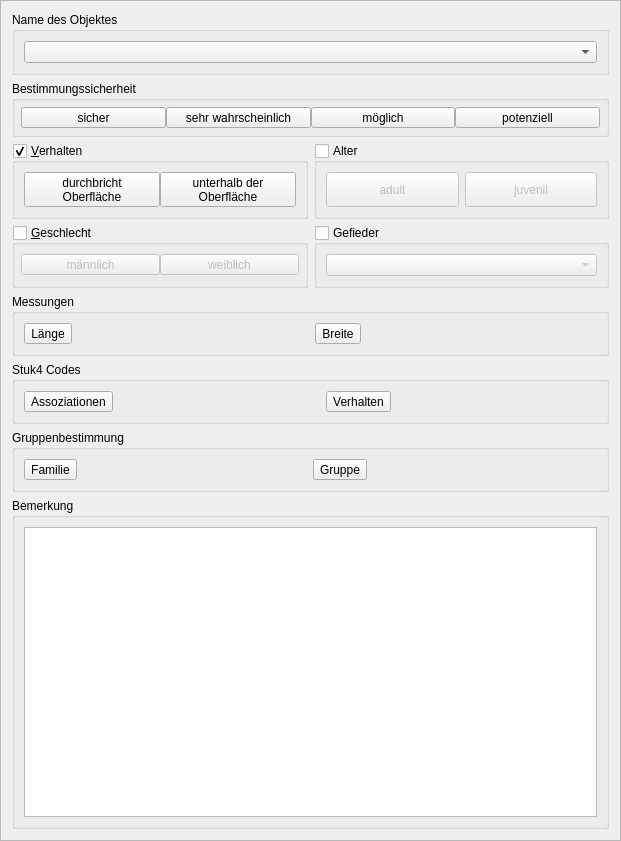
<?xml version="1.0" encoding="UTF-8"?>
<ui version="4.0">
 <class>CensusMammal</class>
 <widget class="QFrame" name="CensusMammal">
  <property name="geometry">
   <rect>
    <x>0</x>
    <y>0</y>
    <width>621</width>
    <height>841</height>
   </rect>
  </property>
  <property name="windowTitle">
   <string>Frame</string>
  </property>
  <property name="frameShape">
   <enum>QFrame::StyledPanel</enum>
  </property>
  <property name="frameShadow">
   <enum>QFrame::Raised</enum>
  </property>
  <layout class="QVBoxLayout" name="verticalLayout">
   <item>
    <widget class="QGroupBox" name="groupbox_name">
     <property name="title">
      <string>Name des Objektes</string>
     </property>
     <layout class="QHBoxLayout" name="horizontalLayout_11">
      <item>
       <widget class="QComboBox" name="combobox_name"/>
      </item>
     </layout>
    </widget>
   </item>
   <item>
    <widget class="QGroupBox" name="groupbox_confidence">
     <property name="title">
      <string>Bestimmungssicherheit</string>
     </property>
     <property name="flat">
      <bool>false</bool>
     </property>
     <layout class="QHBoxLayout" name="horizontalLayout">
      <property name="spacing">
       <number>0</number>
      </property>
      <property name="leftMargin">
       <number>6</number>
      </property>
      <property name="topMargin">
       <number>6</number>
      </property>
      <property name="rightMargin">
       <number>6</number>
      </property>
      <property name="bottomMargin">
       <number>6</number>
      </property>
      <item>
       <widget class="QToolButton" name="button_confidence_1">
        <property name="sizePolicy">
         <sizepolicy hsizetype="Preferred" vsizetype="Fixed">
          <horstretch>0</horstretch>
          <verstretch>0</verstretch>
         </sizepolicy>
        </property>
        <property name="text">
         <string>sicher</string>
        </property>
        <property name="dbvalue" stdset="0">
         <string>1</string>
        </property>
       </widget>
      </item>
      <item>
       <widget class="QToolButton" name="button_confidence_2">
        <property name="sizePolicy">
         <sizepolicy hsizetype="Preferred" vsizetype="Fixed">
          <horstretch>0</horstretch>
          <verstretch>0</verstretch>
         </sizepolicy>
        </property>
        <property name="text">
         <string>sehr wahrscheinlich</string>
        </property>
        <property name="dbvalue" stdset="0">
         <string>2</string>
        </property>
       </widget>
      </item>
      <item>
       <widget class="QToolButton" name="button_confidence_3">
        <property name="sizePolicy">
         <sizepolicy hsizetype="Preferred" vsizetype="Fixed">
          <horstretch>0</horstretch>
          <verstretch>0</verstretch>
         </sizepolicy>
        </property>
        <property name="text">
         <string>möglich</string>
        </property>
        <property name="dbvalue" stdset="0">
         <string>3</string>
        </property>
       </widget>
      </item>
      <item>
       <widget class="QToolButton" name="button_confidence_4">
        <property name="sizePolicy">
         <sizepolicy hsizetype="Preferred" vsizetype="Fixed">
          <horstretch>0</horstretch>
          <verstretch>0</verstretch>
         </sizepolicy>
        </property>
        <property name="text">
         <string>potenziell</string>
        </property>
        <property name="dbvalue" stdset="0">
         <string>4</string>
        </property>
       </widget>
      </item>
     </layout>
    </widget>
   </item>
   <item>
    <widget class="QWidget" name="widget_2" native="true">
     <layout class="QHBoxLayout" name="horizontalLayout_10">
      <property name="leftMargin">
       <number>0</number>
      </property>
      <property name="topMargin">
       <number>0</number>
      </property>
      <property name="rightMargin">
       <number>0</number>
      </property>
      <property name="bottomMargin">
       <number>0</number>
      </property>
      <item>
       <widget class="QGroupBox" name="groupbox_behaviour">
        <property name="sizePolicy">
         <sizepolicy hsizetype="Preferred" vsizetype="Preferred">
          <horstretch>1</horstretch>
          <verstretch>0</verstretch>
         </sizepolicy>
        </property>
        <property name="title">
         <string>&amp;Verhalten</string>
        </property>
        <property name="checkable">
         <bool>true</bool>
        </property>
        <property name="checked">
         <bool>true</bool>
        </property>
        <layout class="QHBoxLayout" name="horizontalLayout_2">
         <property name="spacing">
          <number>0</number>
         </property>
         <item>
          <widget class="QToolButton" name="button_behaviour_swim">
           <property name="sizePolicy">
            <sizepolicy hsizetype="Preferred" vsizetype="Preferred">
             <horstretch>0</horstretch>
             <verstretch>0</verstretch>
            </sizepolicy>
           </property>
           <property name="text">
            <string>durchbricht 
Oberfläche</string>
           </property>
           <property name="dbvalue" stdset="0">
            <string>OW</string>
           </property>
          </widget>
         </item>
         <item>
          <widget class="QToolButton" name="button_behaviour_fly">
           <property name="sizePolicy">
            <sizepolicy hsizetype="Preferred" vsizetype="Preferred">
             <horstretch>0</horstretch>
             <verstretch>0</verstretch>
            </sizepolicy>
           </property>
           <property name="text">
            <string>unterhalb der
Oberfläche</string>
           </property>
           <property name="dbvalue" stdset="0">
            <string>UW</string>
           </property>
          </widget>
         </item>
        </layout>
       </widget>
      </item>
      <item>
       <widget class="QGroupBox" name="groupbox_age">
        <property name="sizePolicy">
         <sizepolicy hsizetype="Preferred" vsizetype="Preferred">
          <horstretch>1</horstretch>
          <verstretch>0</verstretch>
         </sizepolicy>
        </property>
        <property name="title">
         <string>Alter</string>
        </property>
        <property name="checkable">
         <bool>true</bool>
        </property>
        <property name="checked">
         <bool>false</bool>
        </property>
        <layout class="QGridLayout" name="gridLayout">
         <property name="verticalSpacing">
          <number>0</number>
         </property>
         <item row="0" column="1">
          <widget class="QToolButton" name="button_age_juvenile">
           <property name="sizePolicy">
            <sizepolicy hsizetype="Preferred" vsizetype="Preferred">
             <horstretch>0</horstretch>
             <verstretch>0</verstretch>
            </sizepolicy>
           </property>
           <property name="text">
            <string>juvenil</string>
           </property>
           <property name="dbvalue" stdset="0">
            <string>JUV</string>
           </property>
          </widget>
         </item>
         <item row="0" column="0">
          <widget class="QToolButton" name="button_age_adult">
           <property name="sizePolicy">
            <sizepolicy hsizetype="Preferred" vsizetype="Preferred">
             <horstretch>0</horstretch>
             <verstretch>0</verstretch>
            </sizepolicy>
           </property>
           <property name="text">
            <string>adult</string>
           </property>
           <property name="dbvalue" stdset="0">
            <string>ADU</string>
           </property>
          </widget>
         </item>
        </layout>
       </widget>
      </item>
     </layout>
    </widget>
   </item>
   <item>
    <widget class="QWidget" name="widget" native="true">
     <layout class="QHBoxLayout" name="horizontalLayout_4">
      <property name="leftMargin">
       <number>0</number>
      </property>
      <property name="topMargin">
       <number>0</number>
      </property>
      <property name="rightMargin">
       <number>0</number>
      </property>
      <property name="bottomMargin">
       <number>0</number>
      </property>
      <item>
       <widget class="QGroupBox" name="groupbox_sex">
        <property name="title">
         <string>&amp;Geschlecht</string>
        </property>
        <property name="checkable">
         <bool>true</bool>
        </property>
        <property name="checked">
         <bool>false</bool>
        </property>
        <layout class="QHBoxLayout" name="horizontalLayout_3">
         <property name="spacing">
          <number>0</number>
         </property>
         <property name="leftMargin">
          <number>6</number>
         </property>
         <property name="topMargin">
          <number>6</number>
         </property>
         <property name="rightMargin">
          <number>6</number>
         </property>
         <property name="bottomMargin">
          <number>6</number>
         </property>
         <item>
          <widget class="QToolButton" name="button_male">
           <property name="sizePolicy">
            <sizepolicy hsizetype="Preferred" vsizetype="Fixed">
             <horstretch>0</horstretch>
             <verstretch>0</verstretch>
            </sizepolicy>
           </property>
           <property name="text">
            <string>männlich</string>
           </property>
           <property name="dbvalue" stdset="0">
            <string>M</string>
           </property>
          </widget>
         </item>
         <item>
          <widget class="QToolButton" name="button_female">
           <property name="sizePolicy">
            <sizepolicy hsizetype="Preferred" vsizetype="Fixed">
             <horstretch>0</horstretch>
             <verstretch>0</verstretch>
            </sizepolicy>
           </property>
           <property name="text">
            <string>weiblich</string>
           </property>
           <property name="dbvalue" stdset="0">
            <string>F</string>
           </property>
          </widget>
         </item>
        </layout>
       </widget>
      </item>
      <item>
       <widget class="QGroupBox" name="group_box_plumage">
        <property name="title">
         <string>Gefieder</string>
        </property>
        <property name="checkable">
         <bool>true</bool>
        </property>
        <property name="checked">
         <bool>false</bool>
        </property>
        <layout class="QHBoxLayout" name="horizontalLayout_5">
         <item>
          <widget class="QComboBox" name="combobox_plumage"/>
         </item>
        </layout>
       </widget>
      </item>
     </layout>
    </widget>
   </item>
   <item>
    <widget class="QGroupBox" name="groupbox_measurement">
     <property name="title">
      <string>Messungen</string>
     </property>
     <layout class="QHBoxLayout" name="horizontalLayout_6">
      <item>
       <widget class="QToolButton" name="button_length">
        <property name="text">
         <string>Länge</string>
        </property>
        <property name="icon">
         <iconset theme="measure">
          <normaloff/>
         </iconset>
        </property>
       </widget>
      </item>
      <item>
       <widget class="QLabel" name="label_length">
        <property name="text">
         <string/>
        </property>
       </widget>
      </item>
      <item>
       <widget class="QToolButton" name="button_width">
        <property name="text">
         <string>Breite</string>
        </property>
        <property name="icon">
         <iconset theme="measure">
          <normaloff/>
         </iconset>
        </property>
       </widget>
      </item>
      <item>
       <widget class="QLabel" name="label_width">
        <property name="text">
         <string/>
        </property>
       </widget>
      </item>
     </layout>
    </widget>
   </item>
   <item>
    <widget class="QGroupBox" name="groupbox_stuk4">
     <property name="title">
      <string>Stuk4 Codes</string>
     </property>
     <layout class="QHBoxLayout" name="horizontalLayout_7">
      <item>
       <widget class="QToolButton" name="button_stuk4_assoziations">
        <property name="text">
         <string>Assoziationen</string>
        </property>
        <property name="icon">
         <iconset theme="view-list-text">
          <normaloff/>
         </iconset>
        </property>
       </widget>
      </item>
      <item>
       <widget class="QLabel" name="label_stuk4_assoziations">
        <property name="text">
         <string/>
        </property>
       </widget>
      </item>
      <item>
       <widget class="QToolButton" name="button_stuk4_behaviour">
        <property name="text">
         <string>Verhalten</string>
        </property>
        <property name="icon">
         <iconset theme="view-list-text">
          <normaloff/>
         </iconset>
        </property>
       </widget>
      </item>
      <item>
       <widget class="QLabel" name="label_stuk4_behaviour">
        <property name="text">
         <string/>
        </property>
       </widget>
      </item>
     </layout>
    </widget>
   </item>
   <item>
    <widget class="QGroupBox" name="groupbox_groups">
     <property name="title">
      <string>Gruppenbestimmung</string>
     </property>
     <layout class="QHBoxLayout" name="horizontalLayout_8">
      <item>
       <widget class="QToolButton" name="button_family">
        <property name="text">
         <string>Familie</string>
        </property>
        <property name="icon">
         <iconset theme="object-group">
          <normaloff/>
         </iconset>
        </property>
       </widget>
      </item>
      <item>
       <widget class="QLabel" name="label_family">
        <property name="text">
         <string/>
        </property>
       </widget>
      </item>
      <item>
       <widget class="QToolButton" name="button_group">
        <property name="text">
         <string>Gruppe</string>
        </property>
        <property name="icon">
         <iconset theme="object-group">
          <normaloff/>
         </iconset>
        </property>
       </widget>
      </item>
      <item>
       <widget class="QLabel" name="label_group">
        <property name="text">
         <string/>
        </property>
       </widget>
      </item>
     </layout>
    </widget>
   </item>
   <item>
    <widget class="QGroupBox" name="groubbox_remarks">
     <property name="title">
      <string>Bemerkung</string>
     </property>
     <layout class="QHBoxLayout" name="horizontalLayout_9">
      <item>
       <widget class="QPlainTextEdit" name="plainTextEdit"/>
      </item>
     </layout>
    </widget>
   </item>
  </layout>
 </widget>
 <resources/>
 <connections/>
</ui>
